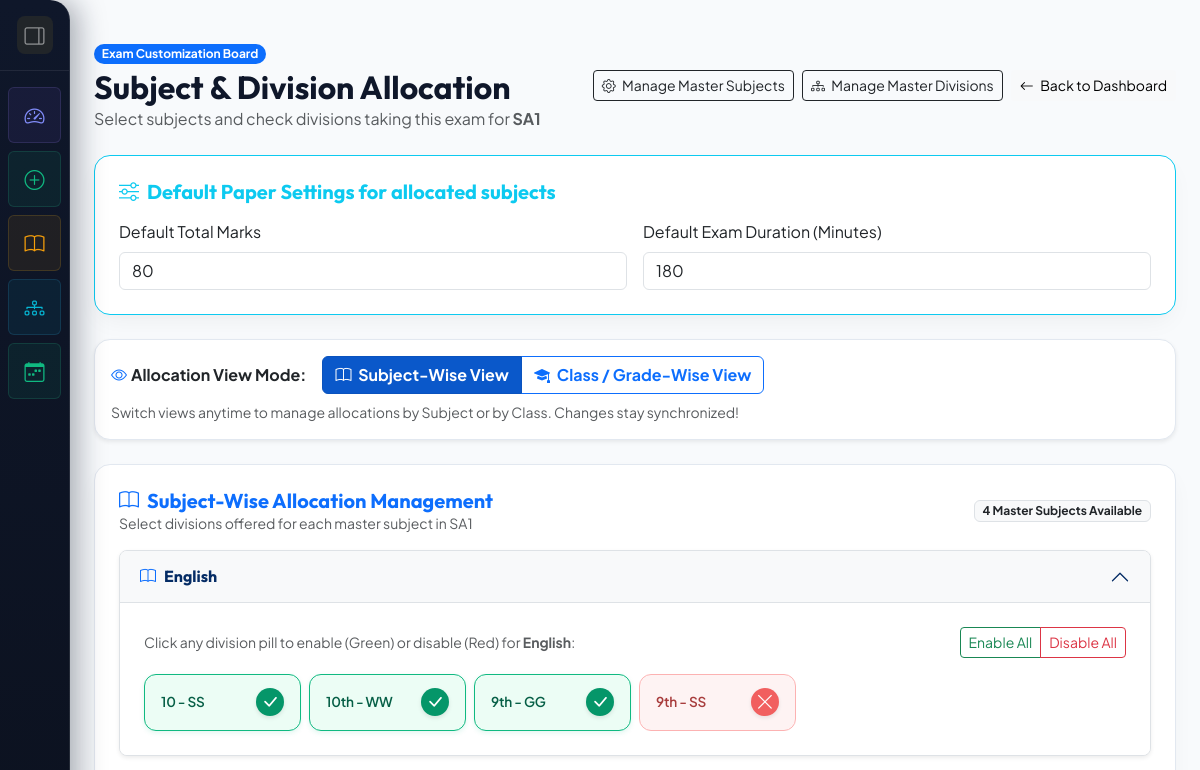
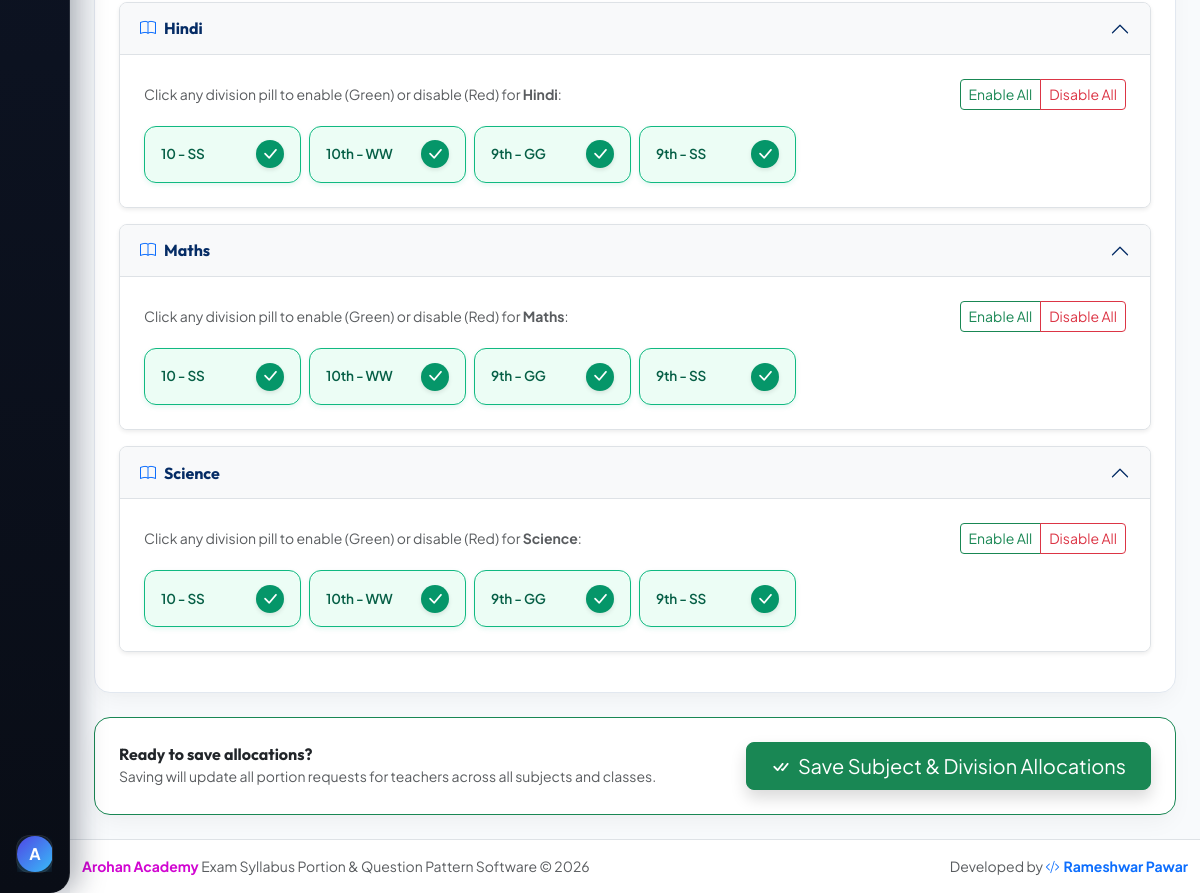
Page /exam/1/customize/ (signed in) on the earlier database version (2 pictures, top to bottom).
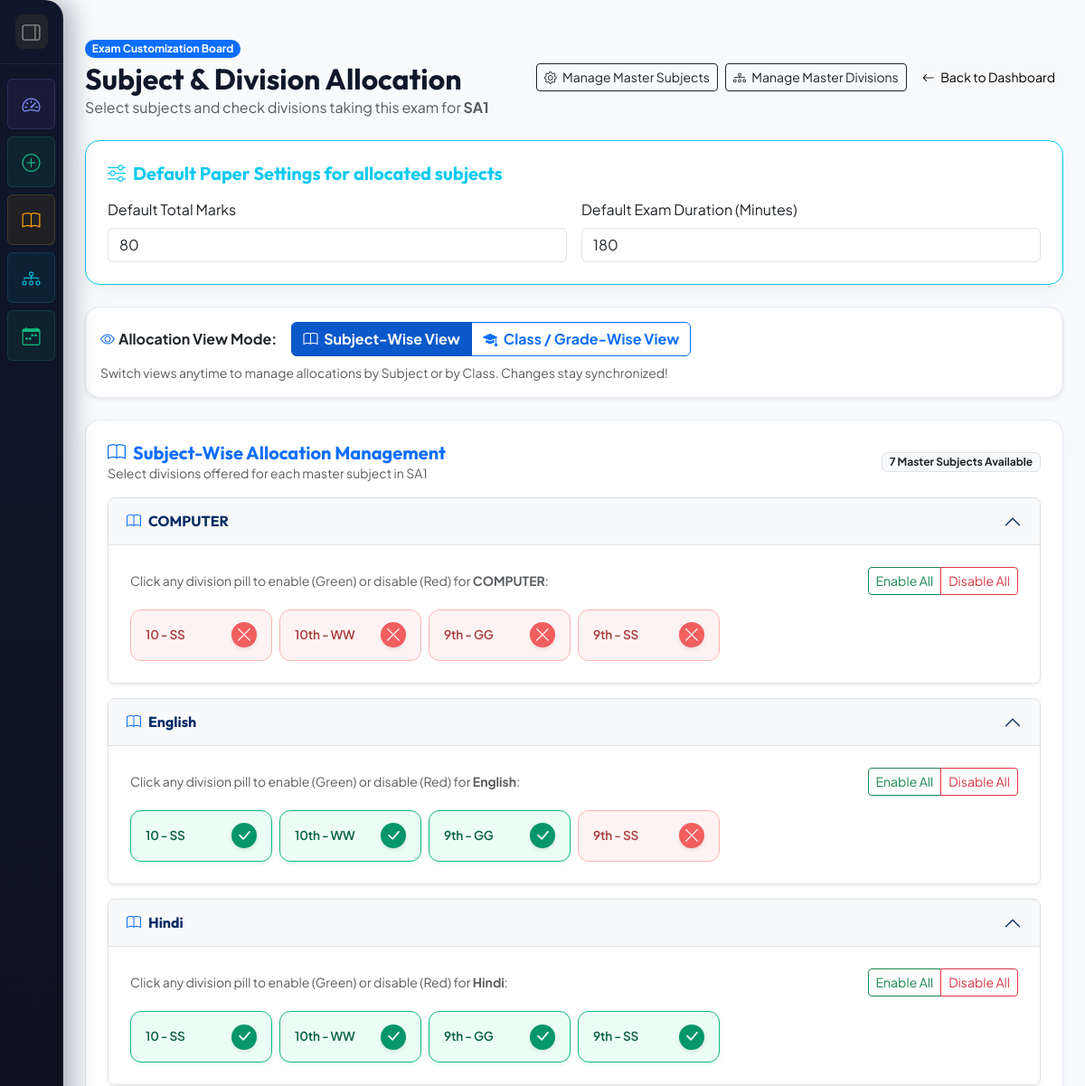
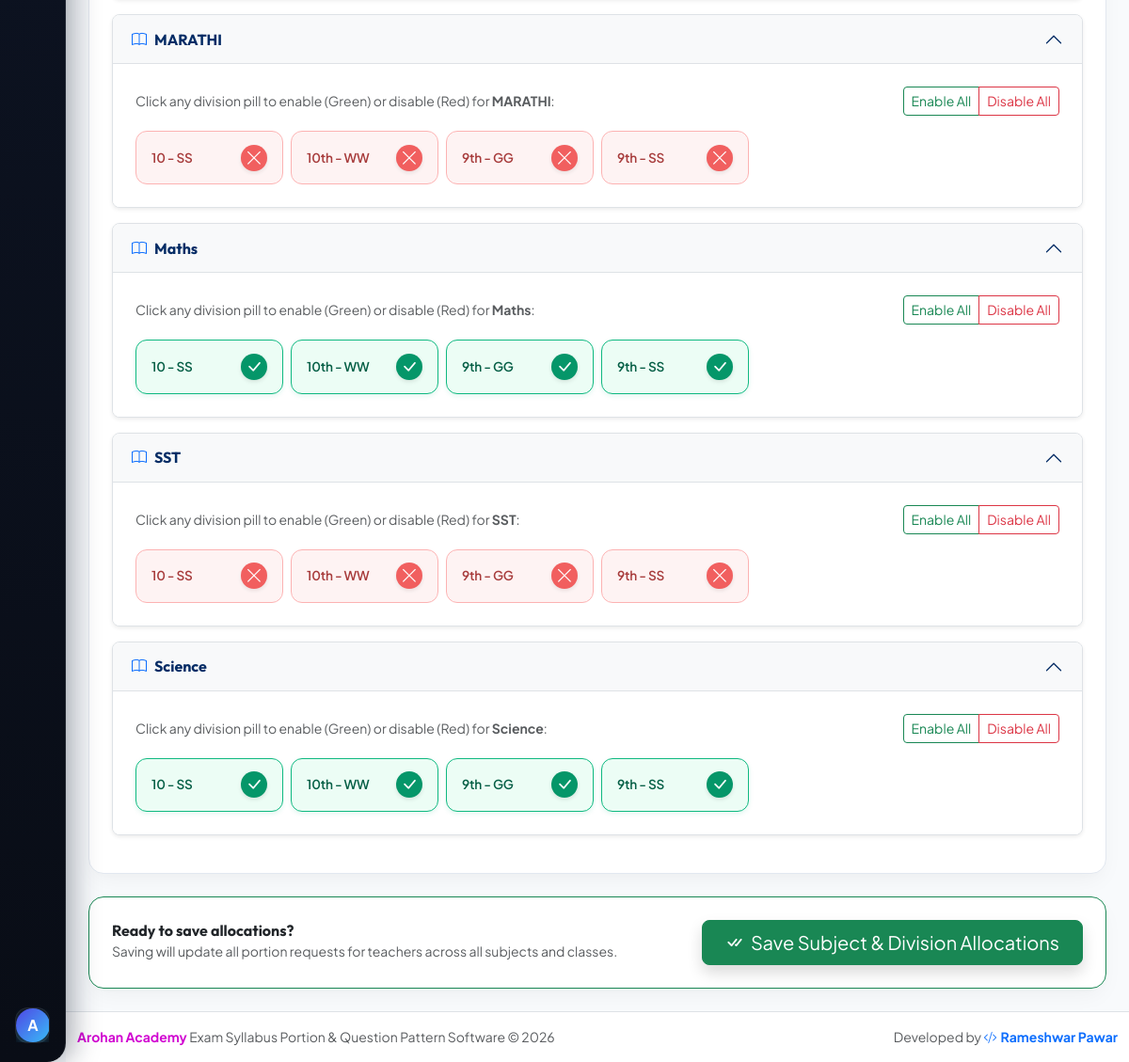
Same page on the later database version (2 pictures, top to bottom).
### core/models.py (models this page shows, shortened)
class Exam(models.Model):
    title = models.CharField(max_length=200, help_text="e.g. PA-1 Exam 2026-2027")
    academic_year = models.CharField(max_length=50, help_text="e.g. 2026-2027")
    school_name = models.CharField(max_length=250, default="Arohan Academy School", help_text="School Name Header")
    header_subtitle = models.CharField(max_length=200, default="(Syllabus Paper & Time table)", help_text="Subtitle e.g. (Syllabus Paper & Time table)")
    note_text = models.CharField(max_length=300, default="NOTE: Kindly pay your wards fees before exam and collect the exam pass from the office.", help_text="Bottom note")
    created_at = models.DateTimeField(auto_now_add=True)
    is_active = models.BooleanField(default=True)
    class Meta:
        ordering = ['-created_at']

class MasterSubject(models.Model):
    name = models.CharField(max_length=150, unique=True, help_text="e.g. Mathematics, Science, English")
    code = models.CharField(max_length=50, blank=True, help_text="e.g. MATH101")
    created_at = models.DateTimeField(auto_now_add=True)
    class Meta:
        ordering = ['name']

class Division(models.Model):
    standard = models.CharField(max_length=50, help_text="e.g. 10th, Grade 9, Class 12")
    division_name = models.CharField(max_length=50, help_text="e.g. Div A, Section B, A, B")
    created_at = models.DateTimeField(auto_now_add=True)
    class Meta:
        ordering = ['standard', 'division_name']
        unique_together = ('standard', 'division_name')
    def __str__(self):
        return f"{self.standard} - {self.division_name}"

### core/views.py (the view, shortened to what this page needs)
# urls.py: path('exam/<int:exam_id>/customize/', views.customize_exam_subjects, name='customize_exam_subjects'),
@login_required
def customize_exam_subjects(request, exam_id):
    from .models import MasterSubject, Division
    exam = get_object_or_404(Exam, id=exam_id)
    subjects = MasterSubject.objects.all()
    divisions = Division.objects.all()
    existing_submissions = PortionSubmission.objects.filter(
        exam=exam,
        master_subject__isnull=False,
        division_ref__isnull=False
    )
    allocated_pairs = {
        f"{sub.master_subject_id}_{sub.division_ref_id}": sub
        for sub in existing_submissions
    }
    has_existing_allocations = (existing_submissions.count() > 0)
    for subj in subjects:
        subj.allocated_div_ids = set(
            sub.division_ref_id
            for sub in existing_submissions
            if sub.master_subject_id == subj.id
        )
    context = {
        'exam': exam,
        'subjects': subjects,
        'divisions': divisions,
        'has_existing_allocations': has_existing_allocations,
    }
    return render(request, 'core/customize_exam_subjects.html', context)

### templates/core/customize_exam_subjects.html (shortened to what this page needs)
{% extends 'base.html' %}
{% load custom_tags %}
{% block content %}
<div class="container-fluid px-lg-4">
    <div class="d-flex flex-column flex-md-row justify-content-between align-items-md-center mb-4 gap-3">
        <div>
            <span class="badge bg-primary rounded-pill mb-1">Exam Customization Board</span>
            <h2 class="fw-bold mb-0">Subject & Division Allocation</h2>
            <p class="text-muted mb-0">Select subjects and check divisions taking this exam for <strong>{{ exam.title }}</strong></p>
        </div>
        <div class="d-flex gap-2">
            <a href="{% url 'manage_subjects' %}" class="btn btn-outline-dark btn-sm">
                <i class="bi bi-gear me-1"></i> Manage Master Subjects
            </a>
            <a href="{% url 'manage_divisions' %}" class="btn btn-outline-dark btn-sm">
                <i class="bi bi-diagram-3 me-1"></i> Manage Master Divisions
            </a>
            <a href="{% url 'principal_dashboard' %}?exam_id={{ exam.id }}" class="btn btn-light btn-sm">
                <i class="bi bi-arrow-left me-1"></i> Back to Dashboard
            </a>
        </div>
    </div>
    <form method="post">
        <div class="card glass-card p-4 mb-4 border-info">
            <h5 class="fw-bold text-info mb-3"><i class="bi bi-sliders me-2"></i>Default Paper Settings for allocated subjects</h5>
            <div class="row g-3">
                <div class="col-md-6">
                    <label for="total_marks" class="form-label font-semibold">Default Total Marks</label>
                    <input type="number" name="total_marks" id="total_marks" class="form-control" value="80" required>
                </div>
                <div class="col-md-6">
                    <label for="duration_minutes" class="form-label font-semibold">Default Exam Duration (Minutes)</label>
                    <input type="number" name="duration_minutes" id="duration_minutes" class="form-control" value="180" required>
                </div>
            </div>
        </div>
        <div class="card glass-card p-3 mb-4 shadow-sm">
            <div class="d-flex justify-content-between align-items-center flex-wrap gap-2">
                <div class="d-flex align-items-center gap-2">
                    <span class="fw-bold text-dark me-2"><i class="bi bi-eye me-1 text-primary"></i>Allocation View Mode:</span>
                    <div class="btn-group" role="group" aria-label="View Switcher">
                        <button type="button" class="btn btn-primary active fw-bold" id="btnSubjectView" onclick="switchView('subject')">
                            <i class="bi bi-book me-1"></i> Subject-Wise View
                        </button>
                        <button type="button" class="btn btn-outline-primary fw-bold" id="btnClassView" onclick="switchView('class')">
                            <i class="bi bi-mortarboard-fill me-1"></i> Class / Grade-Wise View
                        </button>
                    </div>
                </div>
                <div class="text-muted small">
                    Switch views anytime to manage allocations by Subject or by Class. Changes stay synchronized!
                </div>
            </div>
        </div>
        {% if not subjects %}
            <div class="alert alert-warning text-center py-4 card glass-card">
                <i class="bi bi-exclamation-triangle-fill fs-3 d-block mb-2 text-warning"></i>
                No Master Subjects found in system!
                <br>
                <a href="{% url 'manage_subjects' %}" class="btn btn-sm btn-primary-custom mt-2">
                    <i class="bi bi-plus-circle me-1"></i> Add Master Subjects First
                </a>
            </div>
        {% else %}
            <div id="subjectWiseView" class="card glass-card p-4 mb-4">
                <div class="d-flex justify-content-between align-items-center mb-3">
                    <div>
                        <h5 class="fw-bold mb-0 text-primary"><i class="bi bi-book me-2"></i>Subject-Wise Allocation Management</h5>
                        <p class="text-muted small mb-0">Select divisions offered for each master subject in {{ exam.title }}</p>
                    </div>
                    <span class="badge bg-light text-dark border">{{ subjects.count }} Master Subjects Available</span>
                </div>
                <div class="accordion" id="subjectsAccordion">
                    {% for subj in subjects %}
                    <div class="accordion-item mb-3 border rounded-3 overflow-hidden shadow-sm">
                        <h2 class="accordion-header" id="heading-subj-{{ subj.id }}">
                            <button class="accordion-button bg-light fw-bold py-3" type="button" data-bs-toggle="collapse" data-bs-target="#collapse-subj-{{ subj.id }}" aria-expanded="true">
                                <i class="bi bi-book text-primary me-2"></i> {{ subj.name }} {% if subj.code %}<span class="badge bg-secondary font-monospace ms-2">{{ subj.code }}</span>{% endif %}
                            </button>
                        </h2>
                        <div id="collapse-subj-{{ subj.id }}" class="accordion-collapse collapse show">
                            <div class="accordion-body p-4 bg-white">
                                <div class="d-flex justify-content-between align-items-center mb-3">
                                    <p class="text-muted small mb-0">Click any division pill to enable (Green) or disable (Red) for <strong>{{ subj.name }}</strong>:</p>
                                    <div class="btn-group btn-group-sm">
                                        <button type="button" class="btn btn-outline-success btn-sm" onclick="bulkSetSubject('{{ subj.id }}', true)">Enable All</button>
                                        <button type="button" class="btn btn-outline-danger btn-sm" onclick="bulkSetSubject('{{ subj.id }}', false)">Disable All</button>
                                    </div>
                                </div>
                                <div class="row g-2 row-cols-2 row-cols-sm-3 row-cols-md-4 row-cols-lg-6">
                                    {% for div in divisions %}
                                        <div class="col">
                                            {% if not has_existing_allocations or div.id in subj.allocated_div_ids %}
                                                <div class="division-card h-100 py-2 px-3 card-enabled" id="card_subj_{{ subj.id }}_div_{{ div.id }}" onclick="togglePair('{{ subj.id }}', '{{ div.id }}')">
                                                    <div class="d-flex justify-content-between align-items-center w-100">
                                                        <span class="div-title text-dark fw-semibold text-truncate me-2">{{ div }}</span>
                                                        <span class="badge status-pill bg-success" id="pill_subj_{{ subj.id }}_div_{{ div.id }}">
                                                            <i class="bi bi-check-lg fw-bold"></i>
                                                        </span>
                                                    </div>
                                                </div>
                                            {% else %}
                                                <div class="division-card h-100 py-2 px-3 card-disabled" id="card_subj_{{ subj.id }}_div_{{ div.id }}" onclick="togglePair('{{ subj.id }}', '{{ div.id }}')">
                                                    <div class="d-flex justify-content-between align-items-center w-100">
                                                        <span class="div-title text-dark fw-semibold text-truncate me-2">{{ div }}</span>
                                                        <span class="badge status-pill bg-danger" id="pill_subj_{{ subj.id }}_div_{{ div.id }}">
                                                            <i class="bi bi-x-lg fw-bold"></i>
                                                        </span>
                                                    </div>
                                                </div>
                                            {% endif %}
                                        </div>
                                    {% endfor %}
                                </div>
                            </div>
                        </div>
                    </div>
                    {% endfor %}
                </div>
            </div>
        {% endif %}
        {% if subjects and divisions %}
        <div class="card glass-card p-4 border-success d-flex flex-row justify-content-between align-items-center">
            <div>
                <h6 class="fw-bold mb-0">Ready to save allocations?</h6>
                <small class="text-muted">Saving will update all portion requests for teachers across all subjects and classes.</small>
            </div>
            <button type="submit" class="btn btn-success btn-lg px-4 shadow">
                <i class="bi bi-check-all me-1"></i> Save Subject & Division Allocations
            </button>
        </div>
        {% endif %}
    </form>
</div>
{% endblock %}

### templates/base.html (shortened to what this page needs)
{% load static %}
<!DOCTYPE html>
<html lang="en">
<head>
    <link href="https://cdn.jsdelivr.net/npm/bootstrap@5.3.2/dist/css/bootstrap.min.css" rel="stylesheet">
    <link href="https://cdn.jsdelivr.net/npm/bootstrap-icons@1.11.1/font/bootstrap-icons.css" rel="stylesheet">
    <link href="{% static 'css/style.css' %}" rel="stylesheet">
</head>
<body class="{% if user.is_authenticated %}has-sidebar sidebar-collapsed{% endif %}">
    {% block navbar %}
    {% if user.is_authenticated %}
    <aside class="sidebar-pro collapsed no-print" id="mainSidebar">
        <div class="sidebar-header d-flex align-items-center justify-content-between px-3 py-3">
            <button type="button" class="btn btn-sm btn-dark sidebar-toggle-btn border-0 text-white-50 p-1.5" onclick="toggleSidebar()" title="Toggle Sidebar Navigation">
                <i class="bi bi-layout-sidebar-reverse fs-5" id="sidebarToggleIcon"></i>
            </button>
        </div>
        <div class="sidebar-menu py-3 flex-grow-1">
            <ul class="nav nav-pills flex-column px-2 gap-2">
                <li class="nav-item">
                    <a class="nav-link sidebar-link sidebar-item-dashboard d-flex align-items-center " href="{% url 'principal_dashboard' %}" title="Principal Dashboard">
                        <i class="bi bi-speedometer2 me-3 fs-5 nav-icon"></i>
                    </a>
                </li>
                <li class="nav-item">
                    <a class="nav-link sidebar-link sidebar-item-exam d-flex align-items-center {% if request.resolver_match.url_name == 'create_exam' %}active{% endif %}" href="{% url 'create_exam' %}" title="Create New Exam">
                        <i class="bi bi-plus-circle me-3 fs-5 nav-icon"></i>
                    </a>
                </li>
                <li class="nav-item">
                    <a class="nav-link sidebar-link sidebar-item-subjects d-flex align-items-center " href="{% url 'manage_subjects' %}" title="Manage Master Subjects">
                        <i class="bi bi-book me-3 fs-5 nav-icon"></i>
                    </a>
                </li>
                <li class="nav-item">
                    <a class="nav-link sidebar-link sidebar-item-divisions d-flex align-items-center " href="{% url 'manage_divisions' %}" title="Manage Master Divisions">
                        <i class="bi bi-diagram-3 me-3 fs-5 nav-icon"></i>
                    </a>
                </li>
                <li class="nav-item">
                    <a class="nav-link sidebar-link sidebar-item-exam d-flex align-items-center {% if 'timetable' in request.resolver_match.url_name %}active{% endif %}" href="{% url 'manage_timetables' %}" title="Manage Exam Timetables">
                        <i class="bi bi-calendar-week me-3 fs-5 nav-icon"></i>
                    </a>
                </li>
            </ul>
        </div>
        <div class="sidebar-footer p-2 m-2 border-0">
            <div class="sidebar-user-card p-2.5 d-flex align-items-center justify-content-between">
                <div class="d-flex align-items-center overflow-hidden">
                    <div class="user-avatar text-white rounded-circle d-flex align-items-center justify-content-center me-2 fw-bold" style="width: 36px; height: 36px; min-width: 36px; background: linear-gradient(135deg, #4f46e5 0%, #38bdf8 100%); box-shadow: 0 4px 10px rgba(56, 189, 248, 0.3);">
                        {{ user.username|slice:":1"|upper }}
                    </div>
                </div>
            </div>
        </div>
    </aside>
    {% endif %}
    {% endblock navbar %}
    <main class="flex-grow-1 py-4">
        {% block content %}{% endblock %}
    </main>
    <footer class="bg-white border-top py-3 mt-auto no-print text-center text-muted small">
        <div class="container d-flex flex-column flex-sm-row justify-content-between align-items-center gap-2">
            <div>
                <span><b style="color: #d106d1;">Arohan Academy</b> Exam Syllabus Portion & Question Pattern Software &copy; {% now "Y" %}</span>
            </div>
            <div>
                <span>Developed by <a href="https://prameshwar4378.github.io/My_Portfolio/" target="_blank" rel="noopener noreferrer" class="fw-bold text-decoration-none text-primary"><i class="bi bi-code-slash me-1"></i>Rameshwar Pawar</a></span>
            </div>
        </div>
    </footer>
</body>
</html>

Differences in the rows shown:
added MasterSubject: name "COMPUTER", Division (standard+division_name "10 - SS"), Division (standard+division_name "10th - WW"), Division (standard+division_name "9th - GG"), Division (standard+division_name "9th - SS")
added MasterSubject: name "MARATHI", Division (standard+division_name "10 - SS"), Division (standard+division_name "10th - WW"), Division (standard+division_name "9th - GG"), Division (standard+division_name "9th - SS")
added MasterSubject: name "SST", Division (standard+division_name "10 - SS"), Division (standard+division_name "10th - WW"), Division (standard+division_name "9th - GG"), Division (standard+division_name "9th - SS")
Other differences:
{{ subjects.count }}: "4" → "7"
